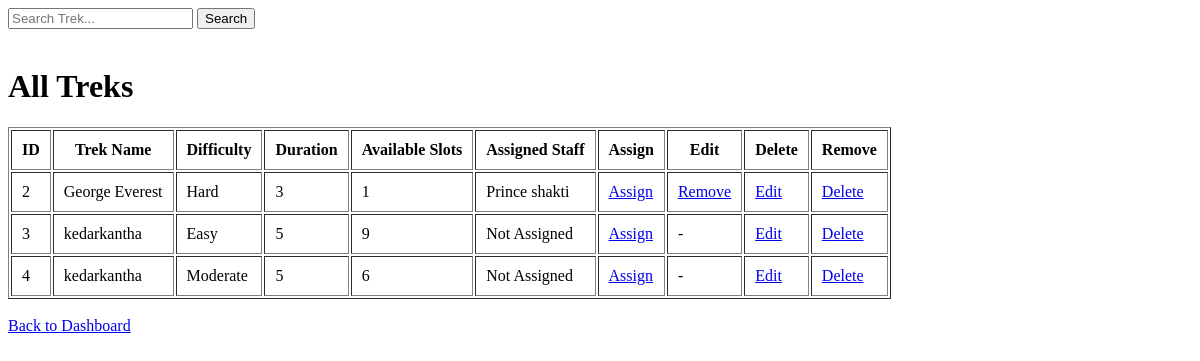
Before: /admin/treks with the older database file.
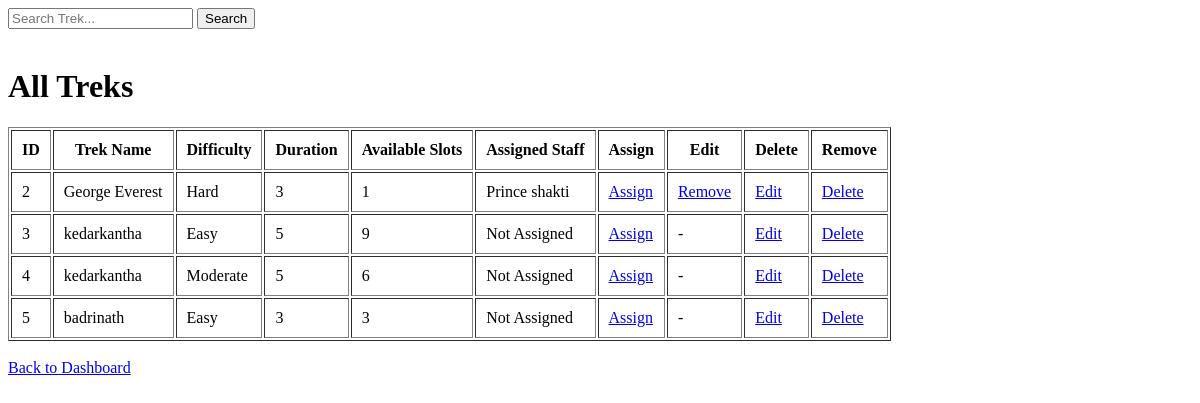
After: the same page with the newer database file.
### models/models.py (models this page shows)
class Trek(db.Model):
    __tablename__ = "treks"
    id = db.Column(db.Integer, primary_key=True)
    trek_name = db.Column(db.String(100), nullable=False)
    location = db.Column(
        db.String(100)
    )
    difficulty = db.Column(db.String(50))
    duration_days = db.Column(db.Integer)
    available_slots = db.Column(db.Integer)
    status = db.Column(
        db.String(20),
        default="Open"
    )
    progress_status = db.Column(
        db.String(20),
        default="Not Started"
    )
    assigned_staff_id = db.Column(
        db.Integer,
        db.ForeignKey("users.id")
    )
    bookings = db.relationship(
        "Booking",
        backref="trek",
        lazy=True
    )

class User(db.Model):
    __tablename__ = "users"
    id = db.Column(db.Integer, primary_key=True)
    full_name = db.Column(db.String(100), nullable=False)
    email = db.Column(db.String(120), unique=True, nullable=False)
    password = db.Column(db.String(255), nullable=False)
    role = db.Column(db.String(20), nullable=False)
    status = db.Column(
    db.String(20),
    default="approved"
    )
    created_at = db.Column(db.DateTime, default=datetime.utcnow)
    bookings = db.relationship(
        "Booking",
        backref="user",
        lazy=True
    )
    assigned_treks = db.relationship(
    "Trek",
    foreign_keys="Trek.assigned_staff_id",
    backref="assigned_staff",
    lazy=True
    )

### controllers/auth.py (the view)
@auth.route("/admin/treks")
def view_treks():
    search = request.args.get("search")
    if search:
        treks = Trek.query.filter(
            Trek.trek_name.ilike(f"%{search}%")
        ).all()
    else:
        treks = Trek.query.all()
    return render_template(
        "view_treks.html",
        treks=treks
    )

### templates/view_treks.html (shortened to what this page needs)
<!DOCTYPE html>
<html>
<head>
    <form method="GET">
    <input
        type="text"
        name="search"
        placeholder="Search Trek..."
    >
    <input
        type="submit"
        value="Search"
    >
</form>
<br>
</head>
<body>
<h1>All Treks</h1>
<table border="1" cellpadding="10">
<tr>
    <th>ID</th>
    <th>Trek Name</th>
    <th>Difficulty</th>
    <th>Duration</th>
    <th>Available Slots</th>
    <th>Assigned Staff</th>
    <th>Assign</th>
    <th>Edit</th>
    <th>Delete</th>
    <th>Remove</th>
</tr>
{% for trek in treks %}
<tr>
<td>{{ trek.id }}</td>
<td>{{ trek.trek_name }}</td>
<td>{{ trek.difficulty }}</td>
<td>{{ trek.duration_days }}</td>
<td>{{ trek.available_slots }}</td>
<td>
    {% if trek.assigned_staff %}
        {{ trek.assigned_staff.full_name }}
    {% else %}
        Not Assigned
    {% endif %}
</td>
<td>
    <a href="/admin/assign_staff/{{ trek.id }}">Assign</a>
</td>
<td>
{% if trek.assigned_staff %}
<a href="/admin/remove_staff/{{ trek.id }}">
    Remove
</a>
{% else %}
-
{% endif %}
</td>
<td>
    <a href="/admin/edit_trek/{{ trek.id }}">Edit</a>
</td>
<td>
    <a href="/admin/delete_trek/{{ trek.id }}">Delete</a>
</td>
</tr>
{% endfor %}
</table>
<br>
<a href="/admin/dashboard">Back to Dashboard</a>
</body>
</html>

Changed rows visible on the page:
added Trek: id "5", trek_name "badrinath", difficulty "Easy", duration_days "3", available_slots "3", shows "Not Assigned"
